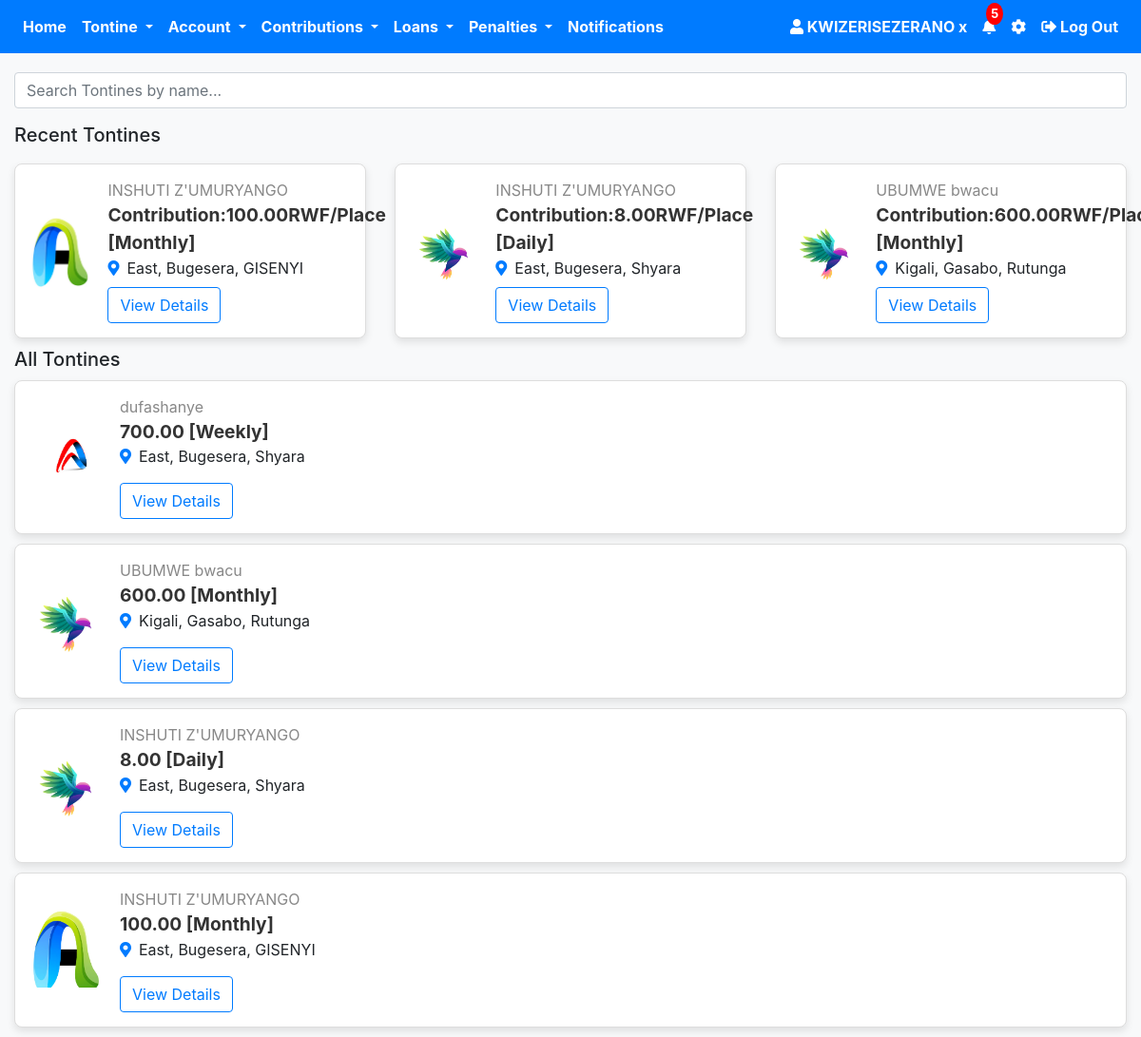
Page /user_profile.php (signed in) on the committed database.
### tables this page shows
CREATE TABLE `users` (
  `id` int(11) NOT NULL,
  `firstname` varchar(50) NOT NULL,
  `lastname` varchar(50) NOT NULL,
  `phone_number` varchar(15) NOT NULL,
  `password` varchar(255) NOT NULL,
  `image` varchar(255) NOT NULL,
  `otp` int(11) DEFAULT 0,
  `verified` tinyint(4) NOT NULL DEFAULT 0,
  `otp_used` tinyint(1) NOT NULL DEFAULT 0,
  `otp_login` int(11) NOT NULL DEFAULT 0,
  `otp_forgot` int(11) NOT NULL,
  `terms` tinyint(1) DEFAULT 0,
  `created_at` timestamp NOT NULL DEFAULT current_timestamp(),
  `updated_at` timestamp NOT NULL DEFAULT current_timestamp() ON UPDATE current_timestamp()
);

CREATE TABLE `tontine` (
  `id` int(11) NOT NULL,
  `tontine_name` varchar(255) NOT NULL,
  `logo` varchar(255) DEFAULT NULL,
  `join_date` date NOT NULL,
  `province` varchar(100) NOT NULL,
  `district` varchar(100) NOT NULL,
  `sector` varchar(100) NOT NULL,
  `total_contributions` decimal(10,2) NOT NULL,
  `occurrence` enum('Daily','Weekly','Monthly') NOT NULL,
  `time` time DEFAULT NULL,
  `day` enum('Monday','Tuesday','Wednesday','Thursday','Friday','Saturday','Sunday') DEFAULT NULL,
  `date` date DEFAULT NULL,
  `created_at` timestamp NOT NULL DEFAULT current_timestamp(),
  `user_id` int(11) DEFAULT NULL,
  `role` varchar(30) NOT NULL,
  `member_list` varchar(255) NOT NULL,
  `purpose` varchar(255) NOT NULL,
  `rules` varchar(255) NOT NULL
);

### user_profile.php (the view, shortened to what this page needs)
<?php
require 'config.php';
$user_id = $_SESSION['user_id'];
$stmt = $pdo->prepare("SELECT firstname, lastname, phone_number, image FROM users WHERE id = :id");
$stmt->bindParam(':id', $user_id);
$stmt->execute();
$user = $stmt->fetch(PDO::FETCH_ASSOC);
$user_name = htmlspecialchars($user['firstname'] . ' ' . $user['lastname']);
$total_notifications = 5;
?>
<!DOCTYPE html>
<html lang="en">
<head>
    <link rel="stylesheet" href="https://stackpath.bootstrapcdn.com/bootstrap/4.5.2/css/bootstrap.min.css">
    <link rel="stylesheet" href="https://cdnjs.cloudflare.com/ajax/libs/font-awesome/5.15.4/css/all.min.css">
</head>
<body>
    <nav class="navbar navbar-expand-lg navbar-dark bg-primary">
        <div class="collapse navbar-collapse" id="navbarNav">
            <ul class="navbar-nav mr-auto">
                <li class="nav-item">
                    <a class="nav-link font-weight-bold text-white" href="user_profile.php">Home</a>
                </li>
                <li class="nav-item dropdown">
                    <a class="nav-link dropdown-toggle font-weight-bold text-white" href="#" id="paymentsDropdown" role="button" data-toggle="dropdown" aria-haspopup="true" aria-expanded="false">
                        Tontine
                    </a>
                </li>
                <li class="nav-item dropdown">
                    <a class="nav-link dropdown-toggle font-weight-bold text-white" href="#" id="accountDropdown" role="button" data-toggle="dropdown" aria-haspopup="true" aria-expanded="false">
                        Account
                    </a>
                </li>
                <li class="nav-item dropdown">
                    <a class="nav-link dropdown-toggle font-weight-bold text-white" href="#" id="contributionsDropdown" role="button" data-toggle="dropdown" aria-haspopup="true" aria-expanded="false">
                        Contributions
                    </a>
                </li>
                <li class="nav-item dropdown">
                    <a class="nav-link dropdown-toggle font-weight-bold text-white" href="#" id="loansDropdown" role="button" data-toggle="dropdown" aria-haspopup="true" aria-expanded="false">
                        Loans
                    </a>
                </li>
                <li class="nav-item dropdown">
                    <a class="nav-link dropdown-toggle font-weight-bold text-white" href="#" id="penaltiesDropdown" role="button" data-toggle="dropdown" aria-haspopup="true" aria-expanded="false">
                        Penalties
                    </a>
                </li>
                <li class="nav-item">
                    <a class="nav-link font-weight-bold text-white" href="#">Notifications</a>
                </li>
            </ul>
            <ul class="navbar-nav ml-auto">
                <li class="nav-item">
                    <a class="nav-link font-weight-bold text-white" href="#">
                        <i class="fas fa-user"></i>
                        <?php echo htmlspecialchars($user_name); ?>
                    </a>
                </li>
                <li class="nav-item">
                    <a class="nav-link position-relative font-weight-bold text-white" href="#">
                        <i class="fas fa-bell"></i>
                        <span class="notification-badge"><?php echo $total_notifications; ?></span>
                    </a>
                </li>
                <li class="nav-item">
                    <a class="nav-link font-weight-bold text-white" href="setting.php">
                        <i class="fas fa-cog"></i>
                    </a>
                </li>
                <li class="nav-item">
                    <a class="nav-link font-weight-bold text-white" href="#" onclick="confirmLogout()">
                        <i class="fas fa-sign-out-alt"></i> Log Out
                    </a>
                </li>
            </ul>
        </div>
    </nav>
<div class="container mt-1">
<div class="form-group">
    <input type="text" id="search" class="form-control" placeholder="Search Tontines by name..." onkeyup="searchTontines()">
</div>
    <h5>Recent Tontines</h5>
    <div class="row recent-tontines">
    <?php
    $recentQuery = $pdo->query("SELECT * FROM tontine ORDER BY created_at DESC LIMIT 3");
    while ($tontine = $recentQuery->fetch(PDO::FETCH_ASSOC)) {
        $logo = !empty($tontine['logo']) ? $tontine['logo'] : 'default-logo.png';
        $timeInfo = '';
        echo "
        <div class='col-md-4'>
            <div class='job-card'>
                <img src='$logo' alt='Tontine Logo' class='job-logo'>
                <div class='job-info'>
                    <span class='company-name'>{$tontine['tontine_name']}</span>
     <div class='job-title'>Contribution:{$tontine['total_contributions']}RWF/Place [{$tontine['occurrence']}]</div>
                    <div class='timer'>$timeInfo</div>
                    <div class='details'>
                        <i class='fas fa-map-marker-alt icon'></i>{$tontine['province']}, {$tontine['district']}, {$tontine['sector']}
                    </div>
                   <button class='btn btn-outline-primary mt-2' onclick='confirmJoinTontine(" . $tontine['id'] . ")'>View Details</button>
                </div>
            </div>
        </div>
        ";
    }
    ?>
</div>
    <h5>All Tontines</h5>
    <div class="job-listings">
        <?php
        $query = $pdo->query("SELECT * FROM tontine");
        while ($tontine = $query->fetch(PDO::FETCH_ASSOC)) {
            $logo = !empty($tontine['logo']) ? $tontine['logo'] : 'default-logo.png';
            $timeInfo = '';
            echo "
            <div class='job-card'>
                <img src='$logo' alt='Tontine Logo' class='job-logo'>
                <div class='job-info'>
                    <span class='company-name'>{$tontine['tontine_name']}</span>
                    <div class='job-title'>{$tontine['total_contributions']} [{$tontine['occurrence']}]</div>
                    <div class='details'>
                        <i class='fas fa-map-marker-alt icon'></i>{$tontine['province']}, {$tontine['district']}, {$tontine['sector']}
                    </div>
                    <div class='timer mt-2'>
                        $timeInfo
                    </div>
                  <button class='btn btn-outline-primary mt-2' onclick='confirmJoinTontine(" . $tontine['id'] . ")'>View Details</button>
                </div>
            </div>";
        }
        ?>
    </div>
</div>
</body>
</html>

### user_profile.php (style rules this page uses)
.container { max-width: 1000%; }
.job-card { width: 100%; max-width: 1000%; border: 1px solid #ddd; border-radius: 8px; margin: 10px auto; padding: 15px; box-shadow: 0 4px 8px rgba(0, 0, 0, 0.1); background-color: #fff; transition: transform 0.3s ease; display: flex; align-items: center; }
.job-logo { width: 80px; height: 80px; border-radius: 8px; object-fit: cover; margin-right: 15px; }
.job-info { flex-grow: 1; }
.job-title { font-size: 1.2rem; font-weight: bold; color: #333; }
.company-name { font-size: 1rem; color: #888; }
.icon { color: #007bff; margin-right: 8px; }
body { background-color: #f8f9fa; }
.navbar { margin-bottom: 20px; }
.notification-badge { position: absolute; top: -5px; right: -0px; background-color: red; color: white; border-radius: 50%; padding: 2px 5px; font-size: 0.80rem; }

### rows in the picture
users: user_name "KWIZERISEZERANO x"
tontine: logo (picture), tontine_name "INSHUTI Z'UMURYANGO", total_contributions "100.00", occurrence "Monthly", province "East", district "Bugesera", sector "GISENYI"
tontine: logo (picture), tontine_name "INSHUTI Z'UMURYANGO", total_contributions "8.00", occurrence "Daily", province "East", district "Bugesera", sector "Shyara"
tontine: logo (picture), tontine_name "UBUMWE bwacu", total_contributions "600.00", occurrence "Monthly", province "Kigali", district "Gasabo", sector "Rutunga"
tontine: logo (picture), tontine_name "dufashanye", total_contributions "700.00", occurrence "Weekly", province "East", district "Bugesera", sector "Shyara"

### other values in the picture
$total_notifications "5"
